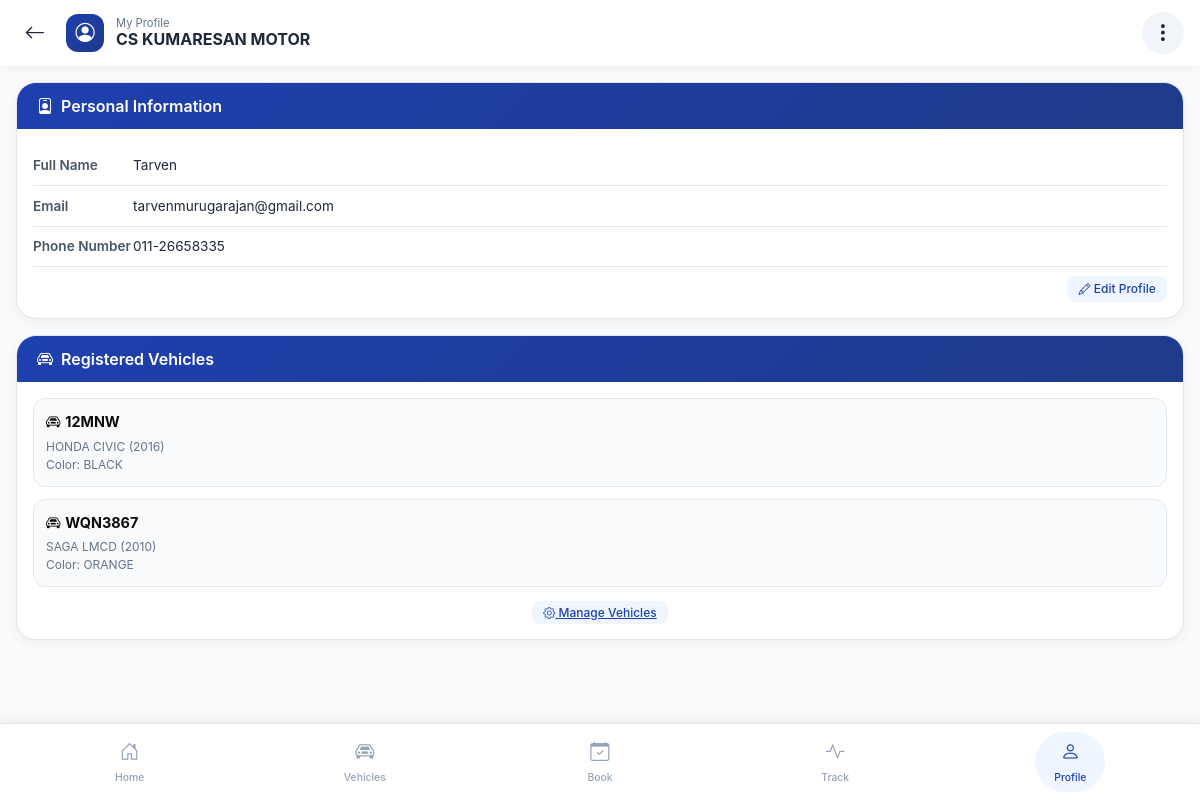
Screenshot of /profile.php (signed in) with the database file from the repository.
### tables this page shows
CREATE TABLE `users` (
  `id` int(11) NOT NULL,
  `email` varchar(100) NOT NULL,
  `username` varchar(50) NOT NULL,
  `password_hash` varchar(255) NOT NULL,
  `full_name` varchar(100) NOT NULL,
  `phone` varchar(20) DEFAULT NULL,
  `security_image_path` varchar(255) DEFAULT NULL,
  `security_phrase` varchar(255) DEFAULT NULL,
  `role` enum('admin','customer','staff') DEFAULT 'customer',
  `is_active` tinyint(4) DEFAULT 1,
  `created_at` timestamp NOT NULL DEFAULT current_timestamp()
);

CREATE TABLE `vehicles` (
  `id` int(11) NOT NULL,
  `user_id` int(11) NOT NULL,
  `brand_name` varchar(50) NOT NULL,
  `model` varchar(50) NOT NULL,
  `year` year(4) NOT NULL,
  `color` varchar(30) DEFAULT NULL,
  `number_plate` varchar(20) NOT NULL,
  `created_at` timestamp NOT NULL DEFAULT current_timestamp()
);

### profile.php (the view, shortened to what this page needs)
<?php
$user_id = $_SESSION['user_id'];
require_once __DIR__ . '/includes/config.php';
$sql = "SELECT id, full_name, email, phone, created_at
        FROM users
        WHERE id = ? AND role = 'customer'";
$stmt = $pdo->prepare($sql);
$stmt->execute([$user_id]);
$customer = $stmt->fetch(PDO::FETCH_ASSOC);
$vehicle_sql = "SELECT id, brand_name, model, year, color, number_plate
                FROM vehicles
                WHERE user_id = ?
                ORDER BY id DESC";
$vehicle_stmt = $pdo->prepare($vehicle_sql);
$vehicle_stmt->execute([$user_id]);
$vehicles = $vehicle_stmt->fetchAll(PDO::FETCH_ASSOC);
?>
<!DOCTYPE html>
<html lang="en">
<head>
    <link href="https://cdn.jsdelivr.net/npm/bootstrap@5.3.0/dist/css/bootstrap.min.css" rel="stylesheet">
    <link rel="stylesheet" href="https://cdn.jsdelivr.net/npm/bootstrap-icons@1.11.1/font/bootstrap-icons.css">
</head>
<body>
<div class="mobile-nav">
    <div class="nav-container">
        <div class="logo-area">
            <a href="customer-dashboard.php" class="back-btn">
                <i class="bi bi-arrow-left"></i>
            </a>
            <div class="logo-icon">
                <i class="bi bi-person-circle"></i>
            </div>
            <div class="logo-text">
                <span id="pageTitle">My Profile</span>
                <span>CS KUMARESAN MOTOR</span>
            </div>
        </div>
        <div class="menu-area">
            <button class="menu-btn" id="menuBtn" type="button">
                <i class="bi bi-three-dots-vertical"></i>
            </button>
        </div>
    </div>
</div>
<div class="content">
    <div class="profile-card" id="profileCard">
        <div class="card-header">
            <h3><i class="bi bi-person-badge"></i> Personal Information</h3>
        </div>
        <div class="card-body">
            <div id="viewMode">
                <div class="info-row">
                    <div class="info-label">Full Name</div>
                    <div class="info-value"><?php echo htmlspecialchars($customer['full_name'] ?? '-'); ?></div>
                </div>
                <div class="info-row">
                    <div class="info-label">Email</div>
                    <div class="info-value"><?php echo htmlspecialchars($customer['email'] ?? '-'); ?></div>
                </div>
                <div class="info-row">
                    <div class="info-label">Phone Number</div>
                    <div class="info-value"><?php echo htmlspecialchars($customer['phone'] ?? '-'); ?></div>
                </div>
                <div class="text-end mt-2">
                    <button class="btn-edit" onclick="toggleEditMode(true)">
                        <i class="bi bi-pencil"></i> Edit Profile
                    </button>
                </div>
            </div>
        </div>
    </div>
    <div class="profile-card">
        <div class="card-header">
            <h3><i class="bi bi-car-front"></i> Registered Vehicles</h3>
        </div>
        <div class="card-body">
            <?php if (empty($vehicles)): ?>
                <div class="empty-state">
                    <i class="bi bi-car-front"></i>
                    <p class="mt-1" style="font-size: 0.8rem;">No vehicles registered yet</p>
                    <a href="customer-vehicles.php" class="btn btn-primary btn-sm mt-2" style="width: auto; padding: 0.4rem 0.8rem; font-size: 0.75rem;">
                        <i class="bi bi-plus-circle"></i> Add Vehicle
                    </a>
                </div>
            <?php else: ?>
                <?php foreach ($vehicles as $vehicle): ?>
                    <div class="vehicle-card">
                        <div class="vehicle-plate">
                            <i class="bi bi-car-front"></i> <?php echo htmlspecialchars($vehicle['number_plate']); ?>
                        </div>
                        <div class="vehicle-details">
                            <?php echo htmlspecialchars($vehicle['brand_name'] . ' ' . $vehicle['model'] . ' (' . $vehicle['year'] . ')'); ?>
                            <br>
                            Color: <?php echo htmlspecialchars($vehicle['color']); ?>
                        </div>
                    </div>
                <?php endforeach; ?>
                <div class="text-center mt-2">
                    <a href="customer-vehicles.php" class="btn-edit">
                        <i class="bi bi-gear"></i> Manage Vehicles
                    </a>
                </div>
            <?php endif; ?>
        </div>
    </div>
</div>
<div class="bottom-nav">
    <a href="customer-dashboard.php" class="nav-item">
        <i class="bi bi-house-door"></i>
        <span>Home</span>
    </a>
    <a href="customer-vehicles.php" class="nav-item">
        <i class="bi bi-car-front"></i>
        <span>Vehicles</span>
    </a>
    <a href="customer-service-booking.php" class="nav-item">
        <i class="bi bi-calendar-check"></i>
        <span>Book</span>
    </a>
    <a href="track-service.php" class="nav-item">
        <i class="bi bi-activity"></i>
        <span>Track</span>
    </a>
    <a href="profile.php" class="nav-item active">
        <i class="bi bi-person"></i>
        <span>Profile</span>
    </a>
</div>
</body>
</html>

### profile.php (style rules this page uses)
* { margin: 0; padding: 0; box-sizing: border-box; }
body { background: #f8fafc; font-family: 'Inter', -apple-system, BlinkMacSystemFont, 'Segoe UI', Roboto, sans-serif; padding-bottom: 75px; }
.mobile-nav { background: white; padding: 0.75rem 1rem; box-shadow: 0 2px 10px rgba(0,0,0,0.05); position: sticky; top: 0; z-index: 1000; }
.nav-container { display: flex; align-items: center; justify-content: space-between; }
.logo-area { display: flex; align-items: center; gap: 0.75rem; }
.back-btn { background: none; border: none; font-size: 1.3rem; color: #1e293b; cursor: pointer; padding: 0.3rem; text-decoration: none; display: flex; align-items: center; border-radius: 30px; width: 38px; height: 38px; justify-content: center; }
.logo-icon { width: 38px; height: 38px; background: linear-gradient(135deg, #1e40af, #1e3a8a); border-radius: 12px; display: flex; align-items: center; justify-content: center; color: white; font-size: 1.2rem; }
.logo-text { font-weight: 700; font-size: 1rem; color: #1e293b; line-height: 1.2; }
.logo-text span:first-child { font-size: 0.7rem; color: #64748b; display: block; font-weight: 400; }
.menu-btn { background: #f1f5f9; border: none; font-size: 1.3rem; color: #1e293b; cursor: pointer; width: 42px; height: 42px; display: flex; align-items: center; justify-content: center; border-radius: 30px; transition: all 0.2s ease; }
.profile-card { background: white; margin: 1rem; border-radius: 20px; overflow: hidden; box-shadow: 0 4px 12px rgba(0,0,0,0.05); border: 1px solid #e2e8f0; }
.card-header { background: linear-gradient(135deg, #1e40af, #1e3a8a); padding: 0.85rem 1.25rem; color: white; }
.card-header h3 { font-size: 1rem; font-weight: 600; margin: 0; display: flex; align-items: center; gap: 0.5rem; }
.card-body { padding: 1rem; }
.info-row { display: flex; padding: 0.6rem 0; border-bottom: 1px solid #e2e8f0; }
.info-label { width: 100px; font-weight: 600; font-size: 0.85rem; color: #475569; }
.info-value { flex: 1; font-size: 0.85rem; color: #1e293b; }
.vehicle-card { background: #f8fafc; border-radius: 12px; padding: 0.75rem; margin-bottom: 0.75rem; border: 1px solid #e2e8f0; }
.vehicle-plate { font-weight: 700; color: #0c0c0c; font-size: 0.9rem; margin-bottom: 0.3rem; display: flex; align-items: center; gap: 0.3rem; }
.vehicle-details { font-size: 0.75rem; color: #64748b; }
.btn-edit { background: #eff6ff; color: #1e40af; border: none; padding: 0.25rem 0.7rem; border-radius: 8px; font-size: 0.75rem; font-weight: 500; cursor: pointer; }
.bottom-nav { position: fixed; bottom: 0; left: 0; right: 0; background: white; display: flex; justify-content: space-around; padding: 0.5rem 0.75rem; box-shadow: 0 -4px 12px rgba(0,0,0,0.05); z-index: 1000; border-top: 1px solid #e2e8f0; }
.nav-item { text-decoration: none; color: #94a3b8; display: flex; flex-direction: column; align-items: center; gap: 0.2rem; font-size: 0.65rem; padding: 0.4rem 0.6rem; border-radius: 30px; transition: all 0.2s ease; flex: 1; max-width: 70px; }
.nav-item i { font-size: 1.2rem; }
.nav-item.active { color: #1e40af; background: #eff6ff; }
.nav-item span { font-weight: 500; }

### rows the page displays
users: full_name "Tarven", email "tarvenmurugarajan@gmail.com", phone "011-26658335"
vehicles: number_plate "12MNW", brand_name+model+year "HONDA CIVIC (2016)", color "BLACK"
vehicles: number_plate "WQN3867", brand_name+model+year "SAGA LMCD (2010)", color "ORANGE"
